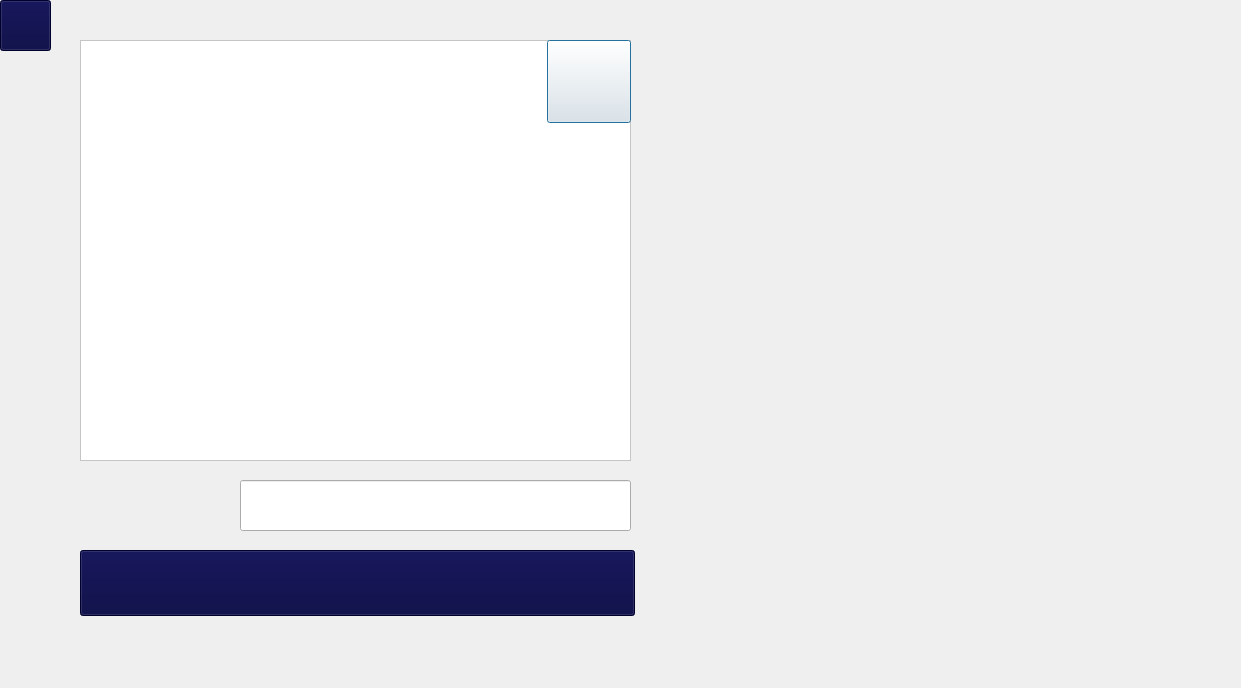
<?xml version="1.0" encoding="UTF-8"?>
<ui version="4.0">
 <class>Cart</class>
 <widget class="QDialog" name="Cart">
  <property name="geometry">
   <rect>
    <x>0</x>
    <y>0</y>
    <width>1241</width>
    <height>688</height>
   </rect>
  </property>
  <property name="windowTitle">
   <string>Dialog</string>
  </property>
  <property name="styleSheet">
   <string notr="true">background-image: url(:/new/prefix1/page cart.png);</string>
  </property>
  <widget class="QListWidget" name="listWidget">
   <property name="geometry">
    <rect>
     <x>80</x>
     <y>40</y>
     <width>551</width>
     <height>421</height>
    </rect>
   </property>
   <property name="styleSheet">
    <string notr="true">background-color: rgb(255, 255, 255);
background-image: url();</string>
   </property>
   <property name="autoScrollMargin">
    <number>2</number>
   </property>
   <property name="editTriggers">
    <set>QAbstractItemView::DoubleClicked</set>
   </property>
  </widget>
  <widget class="QPushButton" name="pushButton_romove">
   <property name="geometry">
    <rect>
     <x>547</x>
     <y>40</y>
     <width>84</width>
     <height>83</height>
    </rect>
   </property>
   <property name="styleSheet">
    <string notr="true">background-image: url(:/new/prefix1/remove cart.png);</string>
   </property>
   <property name="text">
    <string/>
   </property>
  </widget>
  <widget class="QPushButton" name="pushButton_buy">
   <property name="geometry">
    <rect>
     <x>80</x>
     <y>550</y>
     <width>555</width>
     <height>66</height>
    </rect>
   </property>
   <property name="styleSheet">
    <string notr="true">background-image: url(:/new/prefix1/Buy.png);
background-color: rgb(0, 0, 61);</string>
   </property>
   <property name="text">
    <string/>
   </property>
  </widget>
  <widget class="QLineEdit" name="lineEdit_pice">
   <property name="geometry">
    <rect>
     <x>240</x>
     <y>480</y>
     <width>391</width>
     <height>51</height>
    </rect>
   </property>
   <property name="styleSheet">
    <string notr="true">background-color: rgb();
background-image: url();</string>
   </property>
   <property name="readOnly">
    <bool>true</bool>
   </property>
  </widget>
  <widget class="QLabel" name="label">
   <property name="geometry">
    <rect>
     <x>80</x>
     <y>480</y>
     <width>141</width>
     <height>51</height>
    </rect>
   </property>
   <property name="font">
    <font>
     <pointsize>12</pointsize>
     <bold>true</bold>
    </font>
   </property>
   <property name="layoutDirection">
    <enum>Qt::LeftToRight</enum>
   </property>
   <property name="styleSheet">
    <string notr="true">background-color: rgb();
background-image: url(:/new/prefix1/total price.png);
</string>
   </property>
   <property name="text">
    <string/>
   </property>
   <property name="alignment">
    <set>Qt::AlignCenter</set>
   </property>
  </widget>
  <widget class="QPushButton" name="pushButton_close">
   <property name="geometry">
    <rect>
     <x>0</x>
     <y>0</y>
     <width>51</width>
     <height>51</height>
    </rect>
   </property>
   <property name="styleSheet">
    <string notr="true">background-color: rgb(0, 0, 61);
background-image: url(:/new/prefix1/Back.png);</string>
   </property>
   <property name="text">
    <string/>
   </property>
  </widget>
 </widget>
 <resources/>
 <connections/>
</ui>
